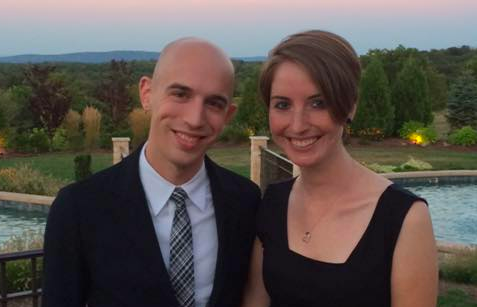
#> input picture images/faces_example.png, 477 x 307 px
$ python detect_faces.py --image images/faces_example.png --detector haarcascade_frontalface_default.xml
#> lines starting #> are read from the running program, lines starting #| are printed output that depends on the picture; after the words box and inside, x2 and y2 are one past the last pixel; in counts of white or black regions, pixels touching at a corner belong together
# USAGE
# python detect_faces.py --image images/faces_example.png \
#	--detector haarcascade_frontalface_default.xml

# import the necessary packages
import argparse
import cv2

# construct the argument parser and parse the arguments
ap = argparse.ArgumentParser()
ap.add_argument("-i", "--image", required=True,
	help="path to the input image")
ap.add_argument("-d", "--detector", required=True,
	help="path to Haar cacscade face detector")
args = vars(ap.parse_args())

# load our image and convert it to grayscale
image = cv2.imread(args["image"])
#> image is the input picture: shape (307, 477, 3); mean B, G, R 79.2, 84, 92.7
gray = cv2.cvtColor(image, cv2.COLOR_BGR2GRAY)
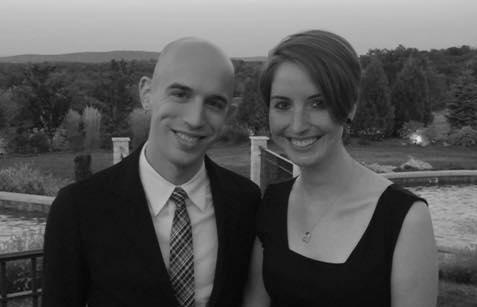
#> gray: shape (307, 477); min 3, max 225, mean 86

# load the face detector and detect faces in the image
detector = cv2.CascadeClassifier(args["detector"])
rects = detector.detectMultiScale(gray, scaleFactor=1.05, minNeighbors=9,
	minSize=(40, 40), flags=cv2.CASCADE_SCALE_IMAGE)
#> rects = [[254, 71, 90, 90], [144, 59, 104, 104]]
print("[INFO] detected {} faces".format(len(rects)))
#| [INFO] detected 2 faces

# loop over the bounding boxes and draw a rectangle around each face
for (x, y, w, h) in rects:
	cv2.rectangle(image, (x, y), (x + w, y + h), (0, 255, 0), 2)
#> this loop made 2 passes
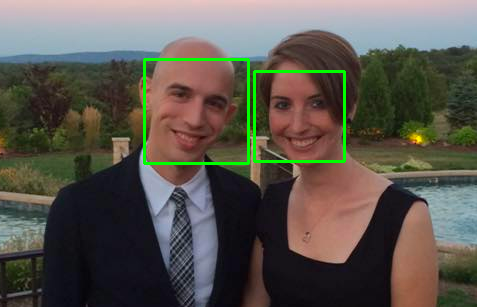
#> image: shape (307, 477, 3); 1.58% of pixels changed, all inside (x1, y1, x2, y2) = (143, 58, 346, 165)

# show the detected faces
cv2.imshow("Faces", image)
cv2.waitKey(0)

$ run again, with images/shapes.png copied over images/faces_example.png
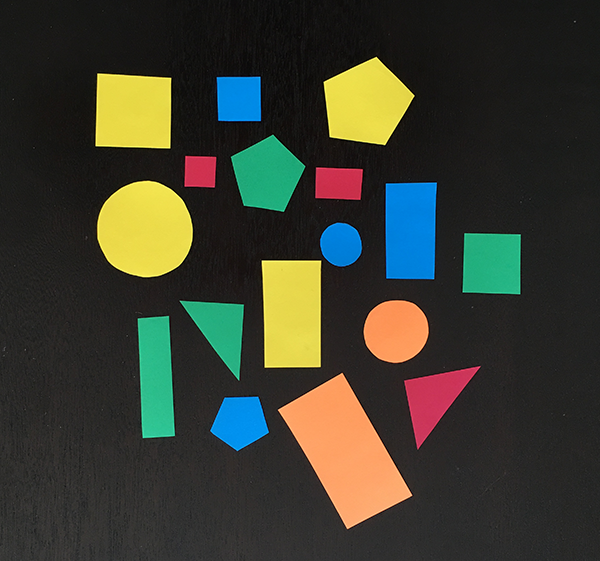
#> input picture images/shapes.png, 600 x 561 px
#> image is the input picture: shape (561, 600, 3); mean B, G, R 47.5, 60.1, 58.4
#> `gray = cv2.cvtColor(image, cv2.COLOR_BGR2GRAY)`:
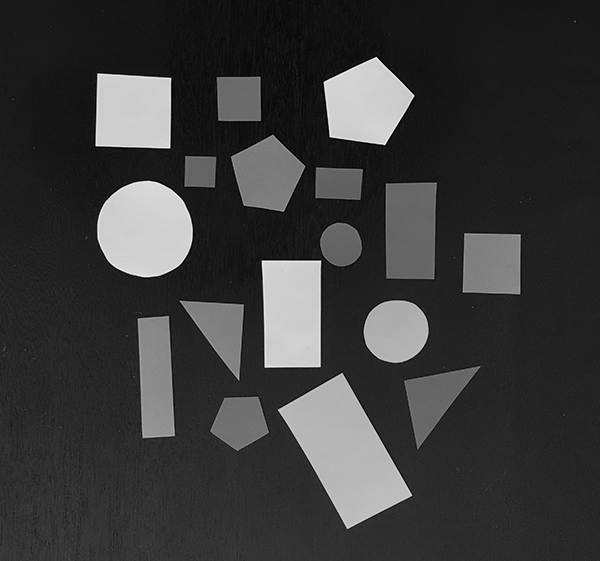
#> gray: shape (561, 600); min 0, max 243, mean 58.1
#> rects = ()
#| [INFO] detected 0 faces

$ run again, with images/adrian.jpg saved as images/faces_example.png
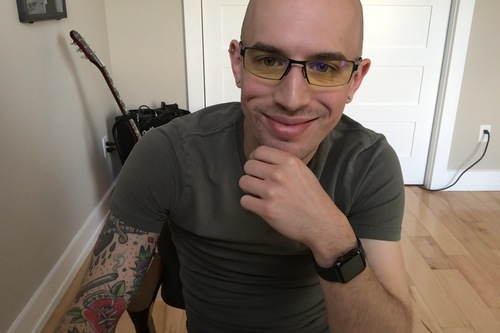
#> input picture images/adrian.jpg, 500 x 333 px
#> image is the input picture: shape (333, 500, 3); mean B, G, R 106.5, 117.5, 130.6
#> `gray = cv2.cvtColor(image, cv2.COLOR_BGR2GRAY)`:
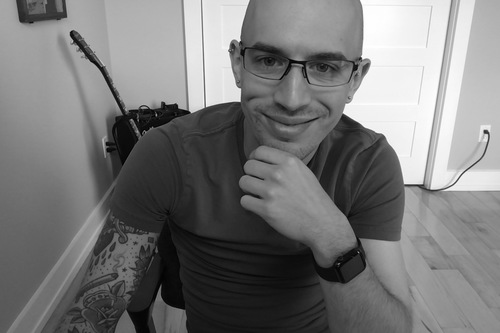
#> gray: shape (333, 500); min 0, max 255, mean 120.2
#> rects = [[222, 11, 143, 143]]
#| [INFO] detected 1 faces
#> the loop `for (x, y, w, h) in rects:` made 1 pass
#> after the loop `for (x, y, w, h) in rects:`:
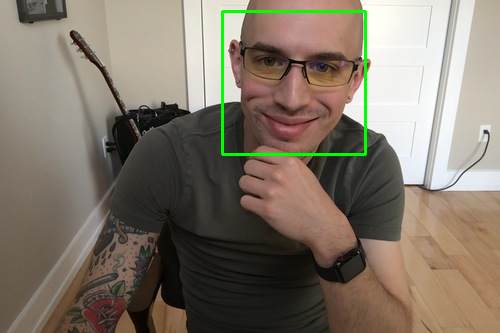
#> image: shape (333, 500, 3); 1.03% of pixels changed, all inside (x1, y1, x2, y2) = (221, 10, 367, 156)
